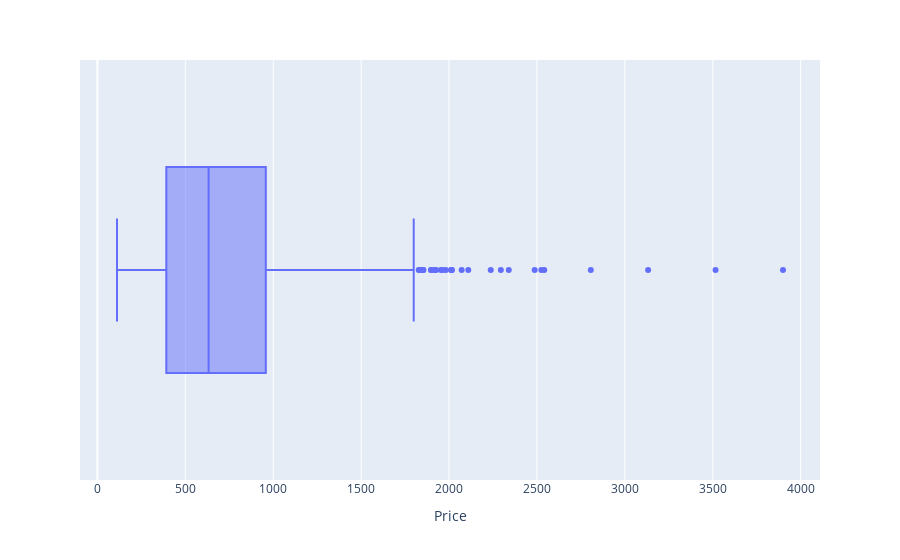

Notebook source saved alongside this figure:
### Markdown cell above
- What is the price Range

### Code cell
px.box(data_frame=df,
             x='Price')

### Figure 1 — Plotly figure (JSON) as saved in the notebook; plotly's stock layout.template omitted (floating-point values rounded to 4 significant figures; data arrays with more than 128 entries replaced by an {"elided": "..."} marker saying what was removed)
{"data": [{"alignmentgroup": "True", "hovertemplate": "Price=%{x}<extra></extra>", "legendgroup": "", "marker": {"color": "#636efa"}, "name": "", "notched": false, "offsetgroup": "", "orientation": "h", "showlegend": false, "type": "box", "x": {"elided": "1243 float values"}, "x0": " ", "xaxis": "x", "y0": " ", "yaxis": "y"}], "layout": {"boxmode": "group", "legend": {"tracegroupgap": 0}, "margin": {"t": 60}, "xaxis": {"anchor": "y", "domain": [0, 1], "title": {"text": "Price"}}, "yaxis": {"anchor": "x", "domain": [0, 1]}}}
